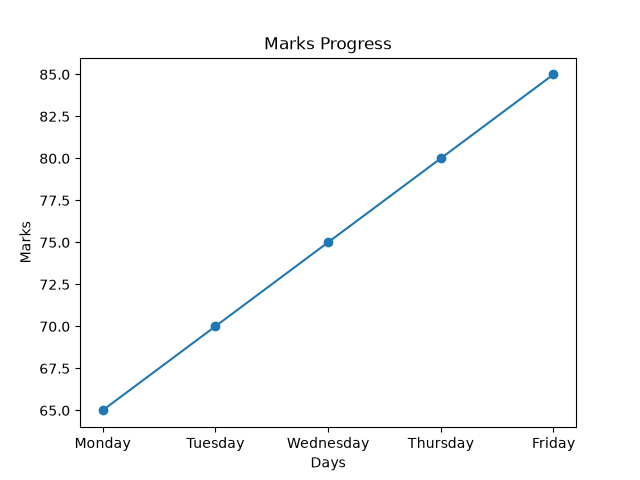

This figure's Python source:
import matplotlib.pyplot as plt

days = ["Monday", "Tuesday", "Wednesday", "Thursday", "Friday"]
marks = [65, 70, 75, 80, 85]

plt.plot(days, marks, marker="o")

plt.title("Marks Progress")
plt.xlabel("Days")
plt.ylabel("Marks")

plt.savefig("week3/line_graph.png")

print("Line graph created successfully!")
